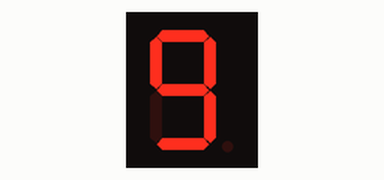
This sketch was run on a simulated Arduino Uno, built with avr-gcc and run on an emulated ATmega328P. Shown: 1-digit seven-segment display. Wiring (inferred from the names in the program): 1-digit 7-segment display, segments lit when HIGH: segments pin 2, pin 3, pin 4, pin 5, A2, A3, A4, A5. The segment pins are drawn as the display they are named for.

Above: at 0.1 s.
At 0.5 s:
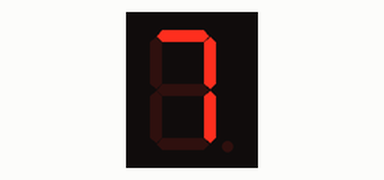
At 0.9 s:
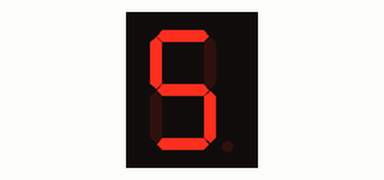
At 1.3 s:
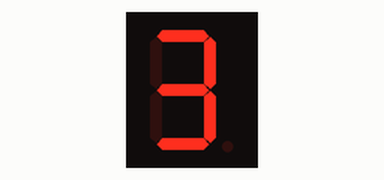
At 1.9 s:
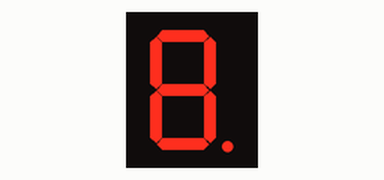
At 6.4 s:
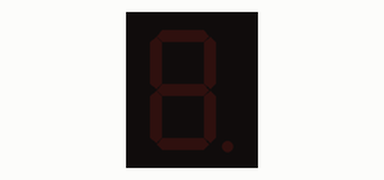

The sketch:

FND_SPEC_1.ino
```cpp
//******************************************************//
// FND Practice                         - Kyung-Sik Jang//
//******************************************************//

//******************************************************//
// Hardware Configuration
//  - Connect IoT Starter Kit and FND Module
//******************************************************//

// 7 segment
//  - This module has 8 LEDs and can represent 1 number (0~9)
//  - Each LED is controlled Arduino output pin state (HIGH or LOW)
// Output Pin Setting
//  - IoT Starter Kit is assiged FND module pin (2, 3, 4, 5, A2, A3, A4, A5)
//  ┌--------┐(2)
//  │        │
//  │ (A3)   │(3)
//  │        │
//  ├--------┤(A4)
//  │        │
//  │(A3)    │(4)
//  │        │
//  └--------┘(A2)   .(dot) (A5)

int fnd_pin[8] = {2, 3, 4, 5, A2, A3, A4, A5};
int fnd_digits[12][8] = {
  {1, 1, 1, 1, 1, 1, 0, 0},   // 0
  {0, 1, 1, 0, 0, 0, 0, 0},   // 1
  {1, 1, 0, 1, 1, 0, 1, 0},   // 2
  {1, 1, 1, 1, 0, 0, 1, 0},   // 3
  {0, 1, 1, 0, 0, 1, 1, 0},   // 4
  {1, 0, 1, 1, 0, 1, 1, 0},   // 5
  {1, 0, 1, 1, 1, 1, 1, 0},   // 6
  {1, 1, 1, 0, 0, 0, 0, 0},   // 7
  {1, 1, 1, 1, 1, 1, 1, 0},   // 8
  {1, 1, 1, 1, 0, 1, 1, 0},   // 9
  {1, 1, 1, 1, 1, 1, 1, 1},   // all
  {0, 0, 0, 0, 0, 0, 0, 0}    // all0
};

void setup() {
  for(int i = 0 ; i < 8 ; i++)
  {
    pinMode(fnd_pin[i], OUTPUT);
  }
}

void loop() {
//******************************************************//
  // Sample Code
  // Display 0 to 9
  for(int i = 9 ; i >= 0 ; i--)
  {

    if(i == 0)
      for(int i=0; i<5; i++){
        blink();

       }
    display(i);
    delay(200);  }
}

void blink(){
    for(int i = 0 ; i < 8 ; i++)
  {
    digitalWrite(fnd_pin[i], fnd_digits[10][i]);
  }
      delay(500);
      for(int i = 0 ; i < 8 ; i++)
  {
    digitalWrite(fnd_pin[i], fnd_digits[11][i]);
  }
        delay(500);

}

void display(int num)
{
  if(num < 0) num = 0;
  else if(num >= 10) num = 9;

  for(int i = 0 ; i < 8 ; i++)
  {
    digitalWrite(fnd_pin[i], fnd_digits[num][i]);
  }
}
```

Measured:
- by itself, everything shown: repeats every 7.0 s, in 20 steps
- what the display in image 4 shows lasts 0.5 s, from 1.8 s to 2.3 s
